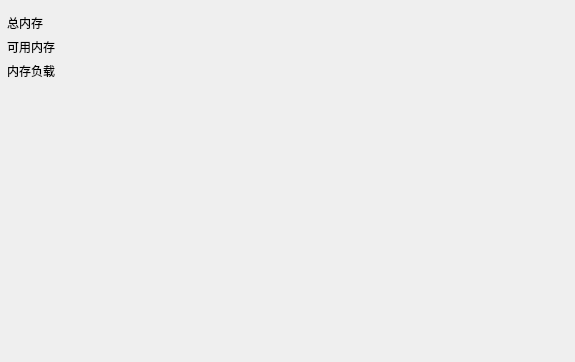
<?xml version="1.0" encoding="UTF-8"?>
<ui version="4.0">
 <class>MemInfoWidget</class>
 <widget class="QWidget" name="MemInfoWidget">
  <property name="geometry">
   <rect>
    <x>0</x>
    <y>0</y>
    <width>575</width>
    <height>362</height>
   </rect>
  </property>
  <property name="windowTitle">
   <string>Form</string>
  </property>
  <layout class="QVBoxLayout" name="verticalLayout">
   <property name="spacing">
    <number>0</number>
   </property>
   <property name="leftMargin">
    <number>0</number>
   </property>
   <property name="topMargin">
    <number>0</number>
   </property>
   <property name="rightMargin">
    <number>0</number>
   </property>
   <property name="bottomMargin">
    <number>0</number>
   </property>
   <item>
    <widget class="QFrame" name="frame_main">
     <property name="frameShape">
      <enum>QFrame::NoFrame</enum>
     </property>
     <property name="frameShadow">
      <enum>QFrame::Raised</enum>
     </property>
     <layout class="QHBoxLayout" name="horizontalLayout">
      <property name="spacing">
       <number>2</number>
      </property>
      <property name="leftMargin">
       <number>7</number>
      </property>
      <property name="topMargin">
       <number>7</number>
      </property>
      <property name="rightMargin">
       <number>7</number>
      </property>
      <property name="bottomMargin">
       <number>7</number>
      </property>
      <item>
       <widget class="QFrame" name="frame_values">
        <property name="sizePolicy">
         <sizepolicy hsizetype="Fixed" vsizetype="Preferred">
          <horstretch>0</horstretch>
          <verstretch>0</verstretch>
         </sizepolicy>
        </property>
        <property name="frameShape">
         <enum>QFrame::NoFrame</enum>
        </property>
        <property name="frameShadow">
         <enum>QFrame::Raised</enum>
        </property>
        <layout class="QFormLayout" name="formLayout">
         <property name="leftMargin">
          <number>0</number>
         </property>
         <property name="topMargin">
          <number>7</number>
         </property>
         <property name="rightMargin">
          <number>0</number>
         </property>
         <property name="bottomMargin">
          <number>0</number>
         </property>
         <item row="0" column="0">
          <widget class="QLabel" name="label">
           <property name="text">
            <string>总内存</string>
           </property>
          </widget>
         </item>
         <item row="0" column="1">
          <widget class="QLabel" name="label_total">
           <property name="text">
            <string/>
           </property>
          </widget>
         </item>
         <item row="1" column="0">
          <widget class="QLabel" name="label_2">
           <property name="text">
            <string>可用内存</string>
           </property>
          </widget>
         </item>
         <item row="1" column="1">
          <widget class="QLabel" name="label_free">
           <property name="minimumSize">
            <size>
             <width>100</width>
             <height>0</height>
            </size>
           </property>
           <property name="text">
            <string/>
           </property>
          </widget>
         </item>
         <item row="2" column="0">
          <widget class="QLabel" name="label_3">
           <property name="text">
            <string>内存负载</string>
           </property>
          </widget>
         </item>
         <item row="2" column="1">
          <widget class="QLabel" name="label_load">
           <property name="text">
            <string/>
           </property>
          </widget>
         </item>
        </layout>
       </widget>
      </item>
      <item>
       <widget class="QFrame" name="frame_chart">
        <property name="sizePolicy">
         <sizepolicy hsizetype="Preferred" vsizetype="Preferred">
          <horstretch>0</horstretch>
          <verstretch>0</verstretch>
         </sizepolicy>
        </property>
        <property name="frameShape">
         <enum>QFrame::NoFrame</enum>
        </property>
        <property name="frameShadow">
         <enum>QFrame::Raised</enum>
        </property>
        <layout class="QVBoxLayout" name="verticalLayout_2">
         <property name="leftMargin">
          <number>0</number>
         </property>
         <property name="topMargin">
          <number>0</number>
         </property>
         <property name="rightMargin">
          <number>0</number>
         </property>
         <property name="bottomMargin">
          <number>0</number>
         </property>
        </layout>
       </widget>
      </item>
     </layout>
    </widget>
   </item>
  </layout>
 </widget>
 <resources/>
 <connections/>
</ui>
